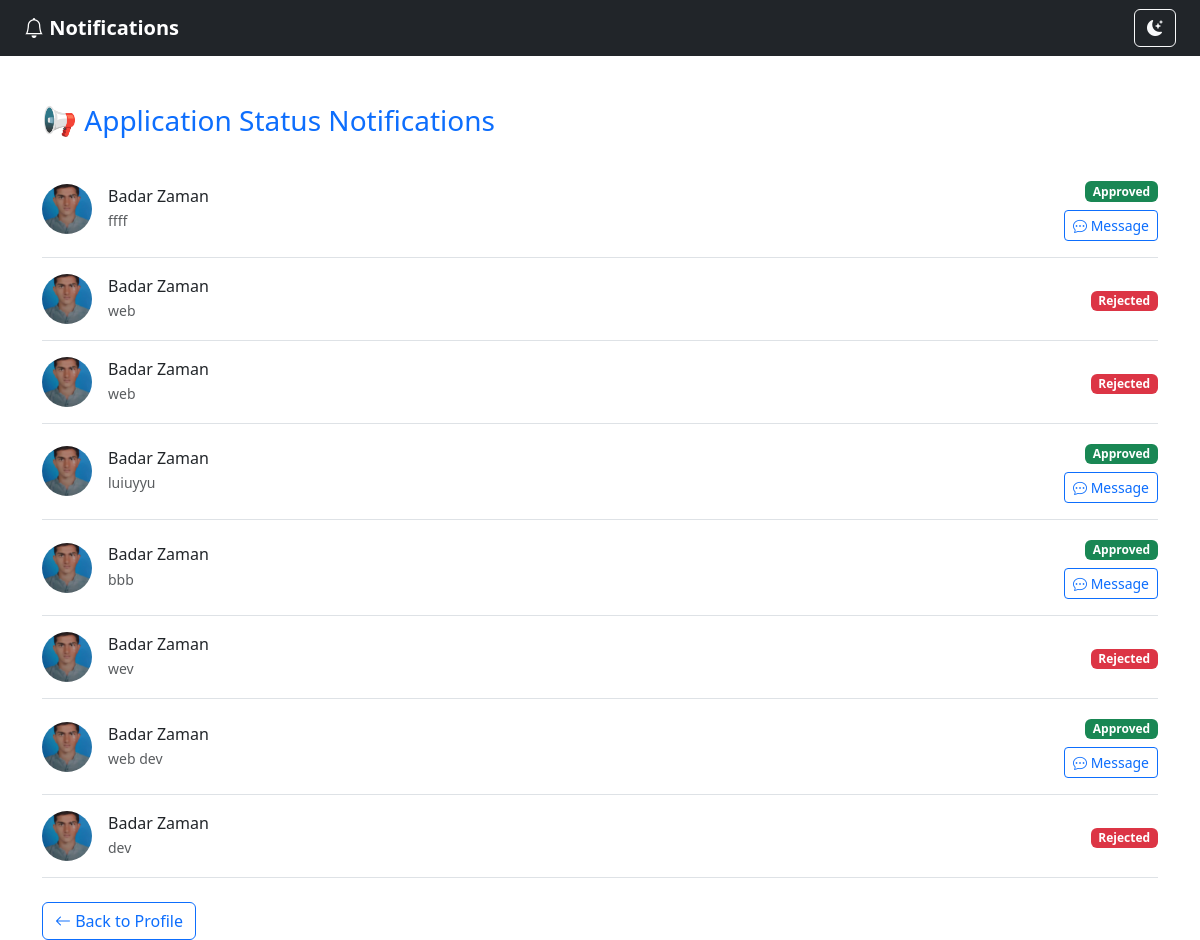
Page /developer_notifications.php (signed in) on the committed database.
### tables this page shows
CREATE TABLE `applied_jobs` (
  `id` int(11) NOT NULL,
  `job_id` int(11) NOT NULL,
  `client_id` int(11) NOT NULL,
  `developer_id` int(11) NOT NULL,
  `applied_at` datetime DEFAULT current_timestamp(),
  `status` enum('pending','approved','rejected') DEFAULT 'pending'
);

CREATE TABLE `users` (
  `id` int(11) NOT NULL,
  `first_name` varchar(50) DEFAULT NULL,
  `last_name` varchar(50) DEFAULT NULL,
  `email` varchar(100) DEFAULT NULL,
  `contact` varchar(20) DEFAULT NULL,
  `dob` date DEFAULT NULL,
  `password` varchar(255) DEFAULT NULL,
  `user_type` enum('client','developer','admin') DEFAULT NULL,
  `profile_picture` varchar(255) DEFAULT NULL,
  `created_at` timestamp NOT NULL DEFAULT current_timestamp(),
  `skills` text DEFAULT NULL,
  `resume_file` varchar(255) DEFAULT NULL,
  `resume_path` varchar(255) DEFAULT NULL,
  `status` enum('active','frozen') DEFAULT 'active',
  `admin_seen` tinyint(1) DEFAULT 0
);

CREATE TABLE `jobs` (
  `id` int(11) NOT NULL,
  `client_id` int(11) NOT NULL,
  `title` varchar(255) NOT NULL,
  `description` text NOT NULL,
  `skills` varchar(255) DEFAULT NULL,
  `budget` varchar(100) DEFAULT NULL,
  `deadline` date DEFAULT NULL,
  `created_at` datetime DEFAULT current_timestamp(),
  `admin_seen` tinyint(1) DEFAULT 0
);

### developer_notifications.php (the view, shortened to what this page needs)
<?php
require_once 'includes/db.php';
$developer_id = $_SESSION['user_id'];
$stmt = $conn->prepare("
  SELECT aj.id, aj.status, aj.applied_at,
         j.title AS job_title,
         u.first_name, u.last_name, u.id AS client_id, u.profile_picture
  FROM applied_jobs aj
  JOIN jobs j ON aj.job_id = j.id
  JOIN users u ON j.client_id = u.id
  WHERE aj.developer_id = ?
  ORDER BY aj.applied_at DESC
");
$stmt->bind_param("i", $developer_id);
$stmt->execute();
$applications = $stmt->get_result();
?>
<!DOCTYPE html>
<html lang="en">
<head>
  <link href="https://cdn.jsdelivr.net/npm/bootstrap@5.3.0/dist/css/bootstrap.min.css" rel="stylesheet"/>
  <link href="https://cdn.jsdelivr.net/npm/bootstrap-icons@1.10.5/font/bootstrap-icons.css" rel="stylesheet"/>
</head>
<body>
<nav class="navbar navbar-dark bg-dark px-4">
  <a class="navbar-brand fw-bold" href="profile_developer.php">
    <i class="bi bi-bell"></i> Notifications
  </a>
  <div class="ms-auto">
    <button class="btn btn-outline-light" onclick="toggleTheme()">
      <i class="bi bi-moon-stars-fill"></i>
    </button>
  </div>
</nav>
<div class="container mt-5">
  <h3 class="mb-4 text-primary">📢 Application Status Notifications</h3>
  <?php if ($applications->num_rows === 0): ?>
    <div class="alert alert-info text-center">No applications found.</div>
  <?php else: ?>
    <?php while ($row = $applications->fetch_assoc()): ?>
      <div class="d-flex align-items-center justify-content-between border-bottom py-3">
        <div class="d-flex align-items-center">
          <img src="images/client/<?= htmlspecialchars($row['profile_picture'] ?? 'default.png') ?>" class="profile-pic me-3">
          <div>
            <h6 class="mb-1"><?= htmlspecialchars($row['first_name'] . ' ' . $row['last_name']) ?></h6>
            <div class="small text-muted"><?= htmlspecialchars($row['job_title']) ?></div>
          </div>
        </div>
        <div class="text-end">
          <?php
            $status = strtolower($row['status']);
            if ($status === 'approved') {
              echo '<span class="badge bg-success">Approved</span>';
              echo '<div class="mt-2"><a href="inbox.php?chat=' . $row['client_id'] . '" class="btn btn-outline-primary btn-sm"><i class="bi bi-chat-dots"></i> Message</a></div>';
            } elseif ($status === 'rejected') {
              echo '<span class="badge bg-danger">Rejected</span>';
            } else {
              echo '<span class="badge bg-secondary">Pending</span>';
            }
          ?>
        </div>
      </div>
    <?php endwhile; ?>
  <?php endif; ?>
  <a href="profile_developer.php" class="btn btn-outline-primary mt-4">
    <i class="bi bi-arrow-left"></i> Back to Profile
  </a>
</div>
</body>
</html>

### developer_notifications.php (style rules this page uses)
.profile-pic { width: 50px; height: 50px; object-fit: cover; border-radius: 50%; }

### rows in the picture
applied_jobs: client.profile_picture (picture), client.last_name "Badar Zaman", job.title "ffff"
applied_jobs: client.profile_picture (picture), client.last_name "Badar Zaman", job.title "web", status "Rejected"
applied_jobs: client.profile_picture (picture), client.last_name "Badar Zaman", job.title "web", status "Rejected"
applied_jobs: client.profile_picture (picture), client.last_name "Badar Zaman", job.title "luiuyyu"
applied_jobs: client.profile_picture (picture), client.last_name "Badar Zaman", job.title "bbb"
applied_jobs: client.profile_picture (picture), client.last_name "Badar Zaman", job.title "wev", status "Rejected"
applied_jobs: client.profile_picture (picture), client.last_name "Badar Zaman", job.title "web dev"
applied_jobs: client.profile_picture (picture), client.last_name "Badar Zaman", job.title "dev", status "Rejected"
